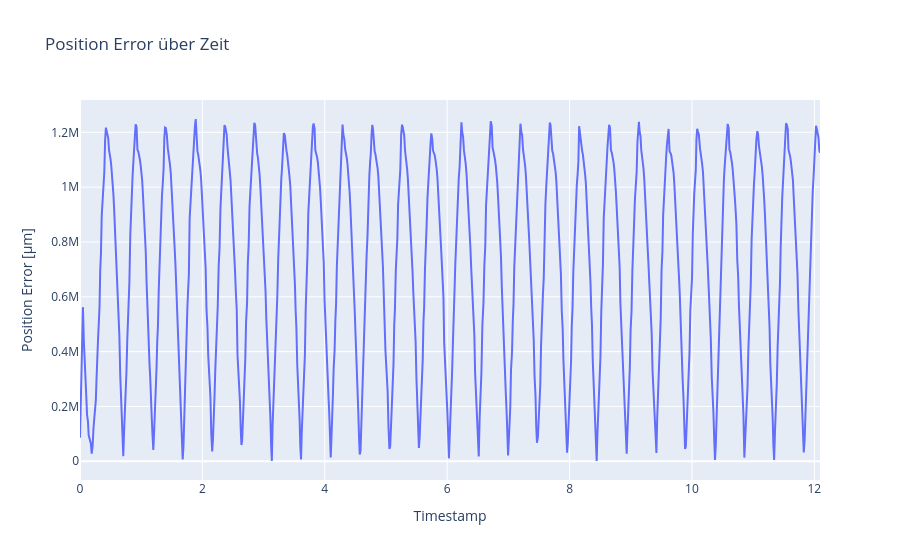

Notebook source saved alongside this figure:
### Markdown cell above
Plot distance error

### Code cell
act_j, com_j, timestamps = get_arrays()
pos_err, rpy_act, rpy_com = get_errors(act_j, com_j)

# 1) DataFrame anlegen
df = pd.DataFrame({
    'timestamp': timestamps,
    'error_um': pos_err
})

# 2) Interaktiven Linienplot
fig = px.line(
    df,
    x='timestamp',
    y='error_um',
    title="Position Error über Zeit",
    labels={
        'timestamp': 'Timestamp',
        'error_um': 'Position Error [µm]'
    }
)

# 3) Achsen-Datumsformat nach Wunsch
fig.update_xaxes(
    tickformat="%H:%M:%S\n%d-%m-%Y",
    # rangeslider_visible=True     # kleiner Slider unten für grobes Zoomen
)

fig.show()

### Figure 1 — Plotly figure (JSON) as saved in the notebook; plotly's stock layout.template omitted (floating-point values rounded to 4 significant figures; data arrays with more than 128 entries replaced by an {"elided": "..."} marker saying what was removed)
{"data": [{"hovertemplate": "Timestamp=%{x}<br>Position Error [µm]=%{y}<extra></extra>", "legendgroup": "", "line": {"color": "#636efa", "dash": "solid"}, "marker": {"symbol": "circle"}, "mode": "lines", "name": "", "orientation": "v", "showlegend": false, "type": "scatter", "x": {"elided": "941 float values"}, "xaxis": "x", "y": {"elided": "941 float values"}, "yaxis": "y"}], "layout": {"legend": {"tracegroupgap": 0}, "title": {"text": "Position Error über Zeit"}, "xaxis": {"anchor": "y", "domain": [0, 1], "tickformat": "%H:%M:%S\n%d-%m-%Y", "title": {"text": "Timestamp"}}, "yaxis": {"anchor": "x", "domain": [0, 1], "title": {"text": "Position Error [µm]"}}}}
